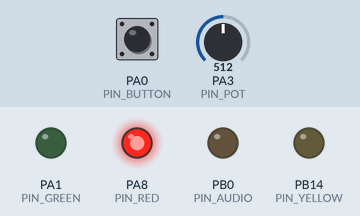
The program below on a simulated STM32 Black Pill. Parts: output pins drawn as LEDs (lit = HIGH). Dashed ring = blinking. Inputs (shaded band) come from the test bench; at power-on: PA0 (PIN_BUTTON) HIGH, PA3 (PIN_POT) = 512.

Above: at 1.2 s.
1.3 s: PA0 (PIN_BUTTON) pulled LOW for 0.15 s
At 1.75 s:
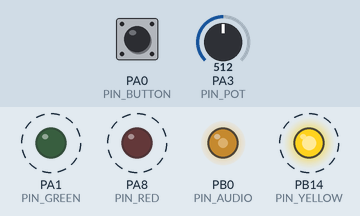
4.3 s: PA3 (PIN_POT) set to 33
At 4.55 s:
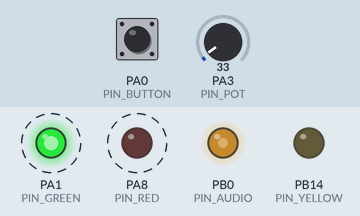
7.3 s: PA3 (PIN_POT) set to 27
At 7.56 s:
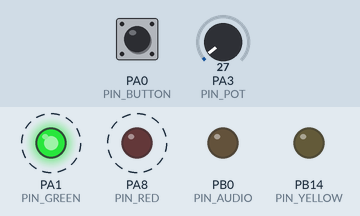
10.3 s: PA0 (PIN_BUTTON) pulled LOW for 1 s
13.3 s: PA3 (PIN_POT) set to 50
16.3 s: PA3 (PIN_POT) set to 30
At 16.61 s:
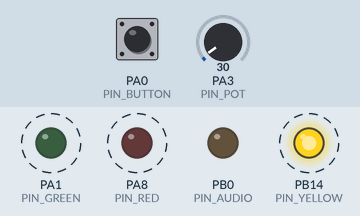
Timing chart, 0 to 20.3 s (numbered marks = the images above; inputs shaded):
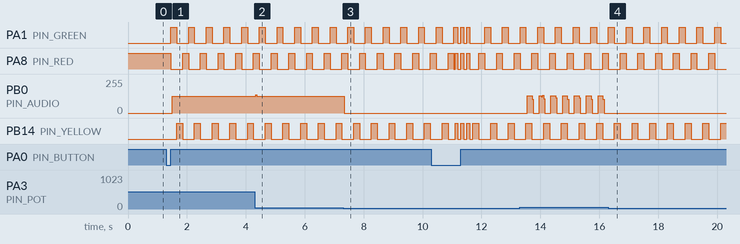

Measured:
- the behaviour switches between 31 and 30 on PA3 (PIN_POT) (found by bisection; images 2 and 3)
- after the input at 1.3 s, PA1 (PIN_GREEN), PA8 (PIN_RED): alternates HIGH for 0.20 s and LOW for 0.40 s, starting after 0.16 s; PB0 (PIN_AUDIO): 0/255 → 127/255 after 0.20 s; PB14 (PIN_YELLOW): alternates HIGH for 0.20 s and LOW for 0.40 s, starting after 0.36 s
- after the input at 4.3 s, PB0 (PIN_AUDIO): 127/255 → 138/255 at once, → 127/255 0.04 s later
- after the input at 7.3 s, PB0 (PIN_AUDIO): 127/255 → 0/255 at once
- after the input at 16.3 s, PB0 (PIN_AUDIO): stops changing and stays 0/255

The program:

main.cpp
```cpp
#include <Arduino.h>
#include "playlist.h"

// --- Hardware Pins (RT-Spark Setup) ---
const int PIN_RED     = PA8;   // 1st LED (Red)
const int PIN_GREEN   = PA1;   // 2nd LED (Green)
const int PIN_YELLOW  = PB14;  // 3rd LED (Yellow)
const int PIN_BUTTON  = PA0;   // Control Button
const int PIN_POT     = PA3;   // Volume Potentiometer
const int PIN_AUDIO   = PB0;   // Speaker Pin

// --- State Variables ---
int currentTrack = 0;
unsigned int noteIdx = 0;
bool isPlaying = false;

// --- Timing & Controls ---
unsigned long pressStartTime = 0;
bool lastBtnState = HIGH;
bool isHolding = false;

unsigned long lastNoteTime = 0;
unsigned long lastSquareToggle = 0;
bool speakerState = LOW;
int ledSeqStep = 0;

// Volume Tracking
int currentVolPercent = 0;
int lastVolPercent = -1;
unsigned long lastVolPrintTime = 0;

void setup() {
  Serial1.begin(9600);

  pinMode(PIN_RED, OUTPUT);
  pinMode(PIN_GREEN, OUTPUT);
  pinMode(PIN_YELLOW, OUTPUT);
  pinMode(PIN_AUDIO, OUTPUT);
  pinMode(PIN_BUTTON, INPUT_PULLUP);

  // Initial State: Paused (Red ON, Green & Yellow OFF)
  digitalWrite(PIN_RED, HIGH);
  digitalWrite(PIN_GREEN, LOW);
  digitalWrite(PIN_YELLOW, LOW);

  int rawPot = analogRead(PIN_POT);
  currentVolPercent = (int)((rawPot / 1023.0f) * 100.0f);
  if (currentVolPercent > 100) currentVolPercent = 100;

  updateScreen(currentTrack, isPlaying, currentVolPercent);
}

void loop() {
  // --- 1. Button Logic (Tap = Play/Pause | Hold >800ms = Track Switch) ---
  bool btnState = digitalRead(PIN_BUTTON);

  if (btnState == LOW && lastBtnState == HIGH) {
    pressStartTime = millis();
    isHolding = false;
  }

  // Hold >800ms -> Switch Track
  if (btnState == LOW && !isHolding) {
    if (millis() - pressStartTime >= 800) {
      isHolding = true;
      currentTrack = (currentTrack + 1) % NUM_TRACKS;
      noteIdx = 0;

      // Synchronous 3-LED strobe on track change
      for (int i = 0; i < 3; i++) {
        digitalWrite(PIN_RED, HIGH); digitalWrite(PIN_GREEN, HIGH); digitalWrite(PIN_YELLOW, HIGH); delay(100);
        digitalWrite(PIN_RED, LOW);  digitalWrite(PIN_GREEN, LOW);  digitalWrite(PIN_YELLOW, LOW);  delay(100);
      }

      updateScreen(currentTrack, isPlaying, currentVolPercent);
    }
  }

  // Short Tap Release (Play / Pause Toggle)
  if (btnState == HIGH && lastBtnState == LOW) {
    if (!isHolding && (millis() - pressStartTime > 40)) {
      isPlaying = !isPlaying;

      if (!isPlaying) {
        digitalWrite(PIN_RED, HIGH);
        digitalWrite(PIN_GREEN, LOW);
        digitalWrite(PIN_YELLOW, LOW);
        digitalWrite(PIN_AUDIO, LOW);
      }
      updateScreen(currentTrack, isPlaying, currentVolPercent);
    }
  }
  lastBtnState = btnState;

  // Read volume potentiometer
  int rawPot = analogRead(PIN_POT);
  currentVolPercent = (int)((rawPot / 1023.0f) * 100.0f);
  if (currentVolPercent > 100) currentVolPercent = 100;

  unsigned long currentMillis = millis();

  // Print volume updates when rotated
  if (abs(currentVolPercent - lastVolPercent) >= 3 && (currentMillis - lastVolPrintTime > 300)) {
    lastVolPercent = currentVolPercent;
    lastVolPrintTime = currentMillis;
    updateScreen(currentTrack, isPlaying, currentVolPercent);
  }

  // --- 2. Non-Blocking Audio Generator & LED Chase ---
  if (isPlaying) {
    if (currentMillis - lastNoteTime >= 200) {
      lastNoteTime = currentMillis;
      noteIdx++;
      ledSeqStep = (ledSeqStep + 1) % 3;

      unsigned int activeLength = getActiveTrackLength(currentTrack);
      if (noteIdx >= activeLength) {
        noteIdx = 0;
      }

      // Rotating LED Sequence
      if (ledSeqStep == 0) {
        digitalWrite(PIN_RED, HIGH);  digitalWrite(PIN_GREEN, LOW);   digitalWrite(PIN_YELLOW, LOW);
      } else if (ledSeqStep == 1) {
        digitalWrite(PIN_RED, LOW);   digitalWrite(PIN_GREEN, HIGH);  digitalWrite(PIN_YELLOW, LOW);
      } else {
        digitalWrite(PIN_RED, LOW);   digitalWrite(PIN_GREEN, LOW);   digitalWrite(PIN_YELLOW, HIGH);
      }
    }

    // Square-wave output
    unsigned int currentFreq = getActiveFrequency(currentTrack, noteIdx);

    if (currentFreq > 0) {
      unsigned long halfPeriod = 1000000UL / (currentFreq * 2);

      if (micros() - lastSquareToggle >= halfPeriod) {
        lastSquareToggle = micros();
        speakerState = !speakerState;

        if (speakerState && currentVolPercent > 2) {
          digitalWrite(PIN_AUDIO, HIGH);
        } else {
          digitalWrite(PIN_AUDIO, LOW);
        }
      }
    } else {
      digitalWrite(PIN_AUDIO, LOW);
    }
  } else {
    digitalWrite(PIN_AUDIO, LOW);
  }
}
```

playlist.h
```cpp
#ifndef PLAYLIST_H
#define PLAYLIST_H

#include <Arduino.h>

const int NUM_TRACKS = 4;

// --- Track Data Structure ---
struct Track {
  const char* title;
  const unsigned int* frequencies;
  const unsigned int length;
};

// --- Track Frequencies ---
const unsigned int track1_Frequencies[] = { 1046, 1175, 1318, 1396, 1568, 1760, 1975, 2093, 2093, 1975, 1760, 1568, 1396, 1318, 1175, 1046 };
const unsigned int track2_Frequencies[] = { 440, 0, 440, 0, 440, 0, 349, 0, 523, 0, 440, 0, 349, 0, 523, 0, 440, 0 };
const unsigned int track3_Frequencies[] = { 660, 0, 660, 0, 0, 660, 0, 0, 510, 0, 660, 0, 0, 770, 0, 0, 0, 0, 380, 0 };
const unsigned int track4_Frequencies[] = { 466, 0, 349, 0, 0, 466, 0, 523, 0, 587, 0, 622, 0, 698, 0, 0, 0, 698 };

// --- Named Playlist ---
const Track playlist[NUM_TRACKS] = {
  { "1. Pitch Scale",       track1_Frequencies, sizeof(track1_Frequencies) / sizeof(track1_Frequencies[0]) },
  { "2. Imperial March",    track2_Frequencies, sizeof(track2_Frequencies) / sizeof(track2_Frequencies[0]) },
  { "3. Super Mario Bros", track3_Frequencies, sizeof(track3_Frequencies) / sizeof(track3_Frequencies[0]) },
  { "4. Zelda Theme",       track4_Frequencies, sizeof(track4_Frequencies) / sizeof(track4_Frequencies[0]) }
};

// --- Modular Display Hook (Serial Telemetry + Ready for Hardware OLED) ---
inline void updateScreen(int trackIndex, bool playing, int volPercent) {
  // Serial Telemetry Log
  Serial1.print("[DISPLAY UPDATE] Track: ");
  Serial1.print(playlist[trackIndex].title);
  Serial1.print(playing ? " | Status: PLAYING" : " | Status: PAUSED");
  Serial1.print(" | Vol: ");
  Serial1.print(volPercent);
  Serial1.println("%");
}

inline unsigned int getActiveFrequency(int track, unsigned int index) {
  return playlist[track].frequencies[index];
}

inline unsigned int getActiveTrackLength(int track) {
  return playlist[track].length;
}

#endif
```
